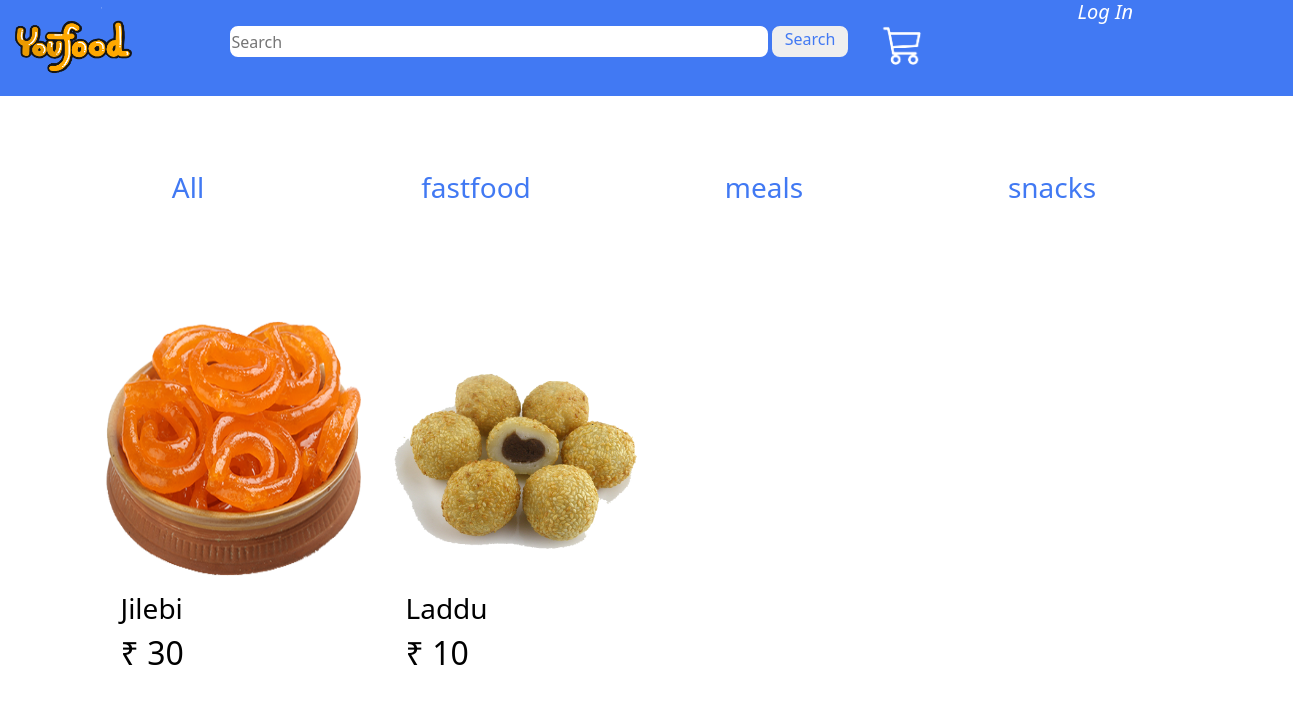
/categoryfun/sweets, run on the app's committed database.
### youfood/models.py (models this page shows, shortened)
class category(models.Model):
    name=models.CharField(max_length=15,unique=True)
    image=models.ImageField(upload_to="img/")

class item(models.Model):
    name=models.CharField(max_length=50,unique=True,blank=False)
    image=models.ImageField(upload_to="img/")
    description=models.TextField(max_length=600)
    price=models.IntegerField()
    category=models.ForeignKey(category,on_delete=models.CASCADE)

### youfood/views.py (the view)
# urls.py: path('categoryfun/<str:categoryName>',views.categoryfun,name="categoryfun"),
def categoryfun(request,categoryName):
    category_data=category.objects.all()
    if categoryName=="all":
        item_data=item.objects.all()
    else:
        item_data=item.objects.filter(category__name=categoryName)
    return render(request,"category.html",{'catdata':category_data,'idata':item_data})

### templates/category.html
{% extends 'index.html' %}
{% block content %}
{% load static %}
<div class="container">
    <div class="row">
        {% for i in idata %}
        <div class="col-lg-3 col-md-3 col-sm-4 col-6">
            <a href="{% url 'productfun' productName=i.name %}">
                <div class="item-card">
                <img src="{{i.image.url}}" alt="food">
                <h3>{{i.name}}</h3>
                <h2>₹ {{i.price}}</h2>
            </div></a>
        </div>
        {% endfor %}
    </div>
</div>
{% endblock content %}

### templates/index.html (shortened to what this page needs)
{% load static %}
<!doctype html>
<html lang="en">
  <head>
    <link href="https://cdn.jsdelivr.net/npm/bootstrap@5.1.0/dist/css/bootstrap.min.css" rel="stylesheet">
    <link rel="stylesheet" href="{% static 'styles/style.css' %}" type="text/css">
  </head>
  <body>
    <div class="container-fluid">
        <div class="row">
            <div class="col-lg-12 my-banner">
                <div class="row">
                  <div class="col-lg-2 col-md-2 col-sm-2 col-2 p-0">
                    <a href="{% url 'mainfun' %}"><img src="{% static 'img/youfood_icon.png' %}" alt="logo" id="logo"></a>
                  </div>
                  <div class="col-lg-6 col-md-6 col-sm-6 col-6 pt-4">
                    <form class="searchform d-flex" action="searchfun" method="GET">
                      <input type="search" placeholder="Search" name="search">
                      <button type="submit"><span class="search-text">Search</span><span><i><img class="search-icon" src="{% static 'img/search_icon.png' %}" alt=""></i></span></button>
                    </form>
                  </div>
                  <div class="col-lg-2 col-md-2 col-sm-2 col-2">
                    <a href="{% url 'cartshow' %}"><i><img class="cart-icon mt-3" src="{% static 'img/cart.png' %}" alt="cart_icon"></i></a>
                  </div>
                  <div class="col-lg-2 col-md-2 col-sm-2 col-2 p-0">
                    {% if user.is_authenticated %}
                    <table>
                      <tr><td><h6 class="user-icon" style="margin-top: 15px;">Hai {{user.username}}</h6></td></tr>
                      <tr><td><a href="{% url 'logoutfun' %}"><i><h6 class="user-icon">Log Out</h6></i></a></td></tr>
                    </table>
                    {% else %}
                    <a href="{% url 'loginfun' %}"><i><h6 class="user-icon">Log In</h6></i></a>
                    {% endif %}
                  </div>
                </div>
            </div>
        </div>
        <div class="row">
          <div class="col-lg-12 col-md-12 col-sm-12 col-12 category-section">
              <ul>
                <li><a href="{% url 'categoryfun' categoryName='all' %}"><button onclick="categoryButton(this)" class="category-btn"><h3>All</h3></button></a></li>
                {% for c in catdata %}
                <li><a href="{% url 'categoryfun' categoryName=c.name %}"><button onclick="categoryButton(this)" class="category-btn"><h3>{{c.name}}</h3></button></a></li>
                {% endfor %}
              </ul>
              </div>
          </div>
          {% block content %}{% endblock content %}
        </div>
  </body>
</html>

### static/styles/style.css (style rules this page uses)
.my-banner { height: 6rem; background-color: rgb(65, 121, 243); margin: 0px; }
#logo { width: 9rem; height: 8rem; }
.searchform input { width: 600px; height: 35px; border: 2px solid rgb(65, 121, 243); border-radius: 10px; }
.searchform button { width: 80px; height: 35px; border: 2px solid rgb(65, 121, 243); border-radius: 10px; color: rgb(65, 121, 243); }
.cart-icon { width: 4rem; height: 4rem; }
.user-icon { color: white; font-size: 20px; }
.category-btn { width: 10rem; height: 4rem; margin: 4rem; color: rgb(65, 121, 243); background: none; border-radius: 3rem; border: none; }
.category-section { overflow-x: auto; }
.category-section ul { display: flex; list-style-type: none; }
a { text-decoration: none; }
.item-card { width: 20rem; height: 24rem; padding-left: 1rem; padding-top: 1rem; margin-bottom: 3rem; border-radius: 20px; color: black; }
.item-card img { width: 16rem; height: 16rem; margin-bottom: 1rem; }
.item-card h3,h2 { margin-left: 1rem; }

### data on the page
category: name "fastfood"
category: name "meals"
category: name "snacks"
item: image (picture), name "Jilebi", price "30"
item: image (picture), name "Laddu", price "10"
